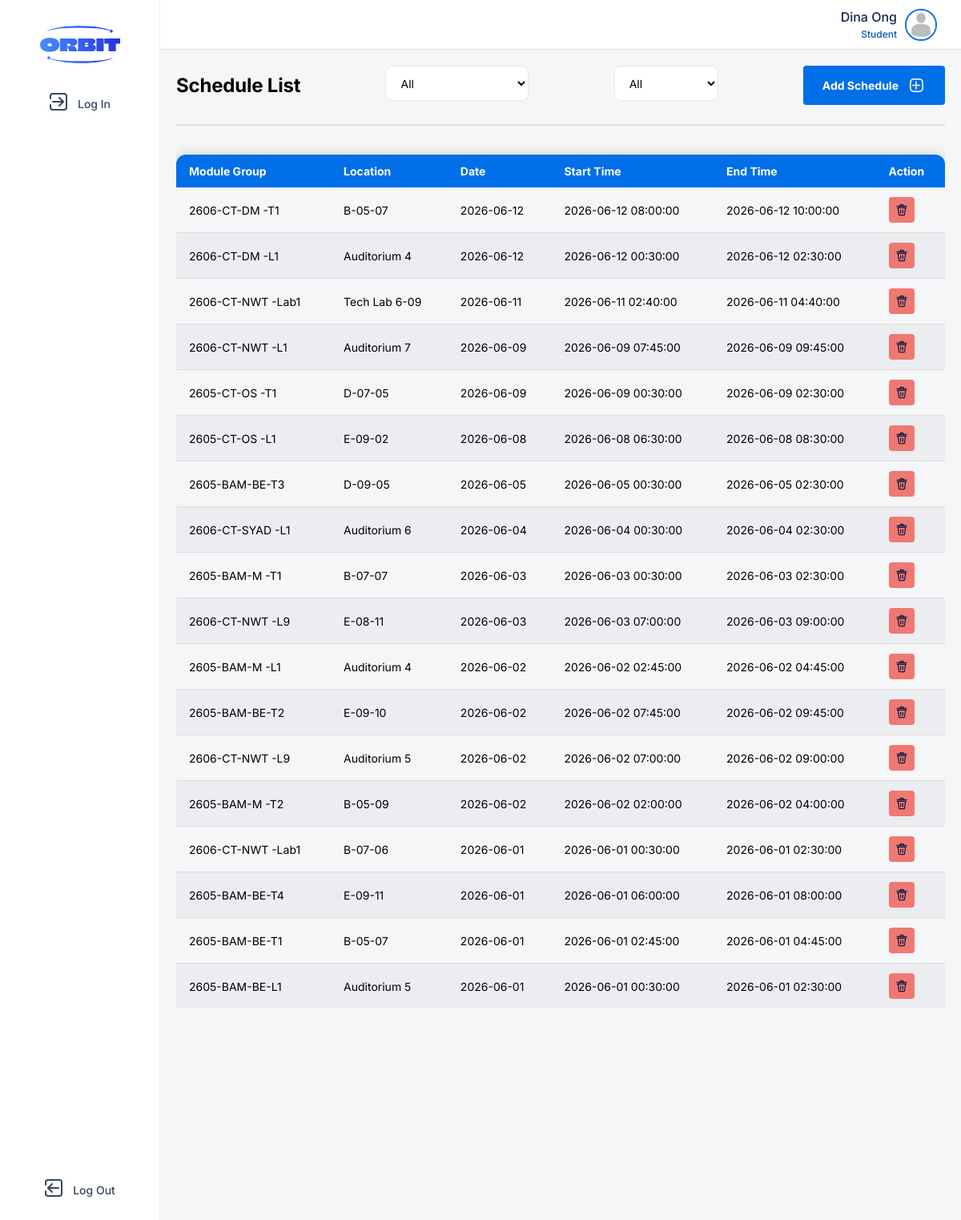
Page /client/src/pages/schedule-management/dashboard.php (signed in) on the committed database.
### tables this page shows
CREATE TABLE IF NOT EXISTS `user` (
  `user_id` int NOT NULL AUTO_INCREMENT,
  `name` varchar(255) NOT NULL,
  `password` varchar(255) NOT NULL,
  `email` varchar(50) NOT NULL,
  `phone` varchar(15) NOT NULL,
  `picture` varchar(50) DEFAULT NULL,
  `role` varchar(20) NOT NULL,
  PRIMARY KEY (`user_id`)
);

CREATE TABLE IF NOT EXISTS `schedule` (
  `schedule_id` int NOT NULL AUTO_INCREMENT,
  `module_group_id` varchar(25) NOT NULL,
  `classroom_id` int NOT NULL,
  `start_time` timestamp NOT NULL,
  `end_time` timestamp NOT NULL,
  `date` date NOT NULL,
  PRIMARY KEY (`schedule_id`),
  KEY `module_group_id` (`module_group_id`),
  KEY `classroom_id` (`classroom_id`)
);

CREATE TABLE IF NOT EXISTS `location` (
  `location_id` varchar(20) NOT NULL,
  `name` varchar(255) NOT NULL,
  `floor` varchar(4) NOT NULL,
  `type` varchar(50) NOT NULL,
  PRIMARY KEY (`location_id`)
);

### server/models/user.php (called while the page is built, shortened)
<?php
class User {
    private $connection;
    public function __construct($database) {
        $this->connection = $database;
    }
    public function getUser($userID):array {
        $result = [
            "error" => True,
            "id" => $userID,
            "name" => "",
            "password" => "",
            "email" => "",
            "phone" => "",
            "picture" => "",
            "role" => ""
        ];
        $sql = "SELECT * FROM user WHERE user_id = $userID;";
        $statement = mysqli_query($this->connection, $sql);
        $user = mysqli_fetch_array($statement);
        if ($user) {
            $result["error"] = False;
            $result["name"] = $user["name"];
            $result["password"] = $user["password"];
            $result["email"] = $user["email"];
            $result["phone"] = $user["phone"];
            $result["picture"] = $user["picture"];
            $result["role"] = $user["role"];
        }
        return $result;
    }
}
?>

### server/controllers/manage-user.php (called while the page is built, shortened)
<?php
require_once ROOT.MODELS.'/user.php';
class ManageUser {
    private $userEditor;
    private $studentEditor;
    public function __construct() {
        global $connect;
        $this->userEditor = new User($connect);
        $this->studentEditor = new Student($connect);
    }
    public function get($id):array {
        $result = [
            "error" => True,
        ];
        $user = $this->userEditor->getUser($id);
        $result["error"] = $user["error"];
        if ($result["error"]) {
            return $result;
        } else {
            $result["userID"] = $user["id"];
            $result["name"] = $user["name"];
            $result["password"] = $user["password"];
            $result["email"] = $user["email"];
            $result["phone"] = $user["phone"];
            $result["picture"] = $user["picture"];
            $result["role"] = $user["role"];
            $role = $user["role"];
        }
        switch ($role) {
            case "Student":
                $student = $this->studentEditor->getStudent($id);
                $result["error"] = $student["error"];
                if (!$result["error"]) {
                    $result["studentID"] = $student["studentID"];
                    $result["status"] = $student["status"];
                    $result["intakeID"] = $student["intakeID"];
                    $result["programme"] = $student["programme"];
                }
                break;
        }
        return $result;
    }
}
?>

### server/routes/user-management-route.php (called while the page is built, shortened)
<?php
require_once ROOT.CONTROLLERS.'/manage-user.php';
$manageUser = new ManageUser();
function getUser($id) {
    global $manageUser;
    $data = $manageUser->get($id);
    return $data;
}
?>

### server/controllers/schedule-controller.php (called while the page is built, shortened)
<?php
require_once ROOT . CONTROLLERS . '/manage-user.php';
class ScheduleController {
    private $connection;
    public function __construct() {
        global $connect;
        $this->connection = $connect;
    }
    public function getScheduleList($filter) {
        if ($filter['intakeID'] === $filter['week'] && $filter['intakeID'] === "All") {
            $sql = "SELECT * FROM schedule s
                    LEFT JOIN classroom c ON s.classroom_id = c.classroom_id
                    LEFT JOIN location l ON l.location_id = c.location_id
                    ORDER BY date DESC";
        }
        $statement = mysqli_query($this->connection, $sql);
        $result = [];
        while ($schedule = mysqli_fetch_array($statement)) {
            $result[] = [
                "scheduleID" => $schedule['schedule_id'],
                "moduleGroupID" => $schedule['module_group_id'],
                "locationID" => $schedule["location_id"],
                "location" => $schedule["name"],
                "startTime" => $schedule["start_time"],
                "endTime" => $schedule["end_time"],
                "date" => $schedule["date"]
            ];
        }
        return $result;
    }
}
?>

### server/routes/schedule-management-route.php (called while the page is built, shortened)
<?php
require_once ROOT . CONTROLLERS . '/schedule-controller.php';
$scheduleController = new ScheduleController();
function getScheduleList($input) {
    global $scheduleController;
    return $scheduleController->getScheduleList($input);
}
?>

### client/src/features/schedule-management/schedule-component.php (the view, shortened to what this page needs)
<?php
function renderScheduleTable($scheduleList, $intakeID, $week)
{
?>
    <div class="table-container">
    <table class="users-table">
        <thead>
            <tr>
                <th>Module Group</th>
                <th>Location</th>
                <th>Date</th>
                <th>Start Time</th>
                <th>End Time</th>
                <th>Action</th>
            </tr>
        </thead>
        <tbody>
            <?php foreach ($scheduleList as $schedule):
            ?>
                <tr>
                    <td><?php echo $schedule['moduleGroupID']; ?></td>
                    <td><?php echo $schedule['location']; ?></td>
                    <td><?php echo $schedule['date']; ?></td>
                    <td><?php echo $schedule['startTime']; ?></td>
                    <td><?php echo $schedule['endTime']; ?></td>
                    <td>
                        <form class="actions" method="post" action="<?php echo SERVICES ?>/manage-schedule-service.php">
                            <button class="action-btn" id="delete-btn" name="deleteSchedule" type="submit">
                            </button>
                        </form>
                    </td>
                </tr>
            <?php endforeach; ?>
        </tbody>
    </table>
    </div>
<?php
}
?>

### client/src/shared/navigation-bar/admin-nav-bar.php (shortened to what this page needs)
<?php
function renderNavItem($name, $iconFilename, $link, $pageId)
{
    $activeClass = (isset($_SESSION['currentPage']) && $_SESSION['currentPage'] == $pageId) ? 'active' : '';
    echo "<li class='nav-item {$activeClass}' id='{$pageId}'>";
    echo "<a href='{$link}'>";
    echo "<div class='icon'>";
    echo "</div>";
    echo "<span>{$name}</span>";
    echo "</a>";
    echo "</li>";
}
function renderNavBar()
{
    $userRole = $_SESSION['role'] ?? 'guest';
    echo '<div class="nav-bar">';
    echo '<div class="logo-wrapper">';
    echo '<img class="logo" src="' . ASSETS . '/icons/orbit-logo.svg" alt="Orbit Logo">';
    echo '</div>';
    echo '<div class="nav-wrapper">';
    echo '<ul class="nav-list">';
    switch ($userRole) {
        default:
            renderNavItem('Log In', 'login-square-icon.svg', PAGES . '/login/login-page.php', 'login');
            break;
    }
    echo '</ul>';
    echo '</div>';
    if ($userRole !== 'guest') {
        echo '<ul class="nav-list logout-section">';
        echo '</ul>';
    }
    echo '</div>';
}
function renderContentTopBar($name, $role, $profileImg = UPLOADS . '/default-profile.png') {
    echo '<div class="top-bar">';
    echo '<div class="profile" onClick="openModal(\'userProfileView\')">';
    echo '<div class="name-and-role">';
    echo '<span class="username">' . htmlspecialchars($name) . '</span>';
    echo '<span class="role">' . htmlspecialchars($role) . '</span>';
    echo '</div>';
    echo '<div class="profile-img-container">';
    echo '<img src="' . $profileImg . '" alt="Profile Image" class="profile-img">';
    echo '</div>';
    echo '</div>';
    echo '</div>';
}
?>

### client/src/styles/global.css (style rules this page uses)
*, *::before, *::after { margin: 0; padding: 0; box-sizing: border-box; font-family: "Inter", sans-serif; }

### client/src/styles/modal.css (style rules this page uses)
:root { --text-highlight: #007aff; --link-hover: #0057b5; --heading-2-color: #354764; --heading-color: #091e42; --id-bg-text: #dfe2e6; --id-text: #4a4a4b; --light-shadow: rgba(0, 0, 0, 0.1); --overlay-bg: rgba(0, 0, 0, 0.2); --profile-border: #007aff; }

### client/src/styles/admin-nav-bar.css (style rules this page uses)
.nav-bar { display: flex; position: sticky; top: 0px; left: 0px; flex-direction: column; align-items: center; height: 100vh; width: fit-content; min-width: 200px; padding: 32px 16px; background: white; border-right: 1px solid #f0f0f0; z-index: 999; }
.logo { width: 100px; height: auto; flex-shrink: 0; aspect-ratio: 135/64; }
.icon { width: 24px; height: auto; aspect-ratio: 1/1; }
.nav-wrapper { flex: 1; display: flex; flex-direction: column; margin-top: 24px; }
.nav-list { padding: 0; margin: 0; list-style: none; display: flex; flex-direction: column; gap: 8px; }
.nav-item { list-style: none; list-style-type: none; }
.nav-item a { display: flex; padding: 8px 12px; align-items: center; gap: 12px; align-self: stretch; border-radius: var(--Container-corner-radius, 4px); text-decoration: none; color: var(--Foundation-Neutral-N600, #354764); font-family: Inter; font-size: 14px; font-style: normal; font-weight: 500; line-height: 20px; transition: 0.1s; }

### client/src/styles/admin-top-bar.css (style rules this page uses)
body { background-color: #F5F6F7; }
.top-bar { position: fixed; top: 0; left: 0; width: 100%; height: 62px; display: flex; flex-direction: column; justify-content: center; padding: 0px 20px; align-items: flex-end; gap: 20px; border-bottom: 0.5px solid rgba(0, 0, 0, 0.1); background: #fff; }
.profile { display: flex; flex-direction: row; align-items: center; justify-content: flex-end; padding: 10px; gap: 10px; cursor: pointer; border-radius: 4px; transition: 0.2s ease; }
.profile-img-container { width: 40px; height: 40px; flex-shrink: 0; }
.profile-img { width: 100%; height: 100%; border-radius: 50%; object-fit: cover; border: 2px solid var(--Foundation-Blue-blue-600, #006fe8); }
.name-and-role { display: flex; flex-direction: column; align-items: flex-end; gap: 4px; }
.username { color: var(--Foundation-Neutral-N800, #15294b); text-align: center; font-family: Inter; font-size: 16px; font-style: normal; font-weight: 500; line-height: normal; }
.role { color: var(--Foundation-Blue-blue-700, #0057b5); text-align: center; font-family: Inter; font-size: 12px; font-style: normal; font-weight: 500; line-height: normal; }

### client/src/styles/manage-users.css (style rules this page uses)
.table-container { align-self: stretch; max-height: 70vh; overflow: auto; }
.users-table { width: 100%; margin: 12px 0; min-width: 600px; border-collapse: collapse; border-radius: 12px 12px 0 0; overflow: hidden; box-shadow: 0 0 20px rgba(0, 0, 0, 0.15); }
.users-table thead tr { background: #006fe8; color: white; display: table-row; font-weight: bold; text-align: left; font-size: 0.875rem; font-weight: 600; }
.users-table th, .users-table td { padding: 12px 16px; text-align: left; }
.users-table td { vertical-align: middle; font-size: 0.875rem; font-weight: 400; }
.users-table tbody tr { border-bottom: 1px solid #ddd; transition: 0.2s ease-out; }
.users-table tbody tr:nth-of-type(even) { background-color: #ebedf0; }
.users-table tbody tr:last-of-type { border-bottom: 2px solid #006fe8; }
.actions { display: flex; align-items: center; gap: 10px; flex-shrink: 0; }
.action-btn { border: none; border-radius: 4px; display: flex; padding: 8px; align-items: center; gap: 10px; transition: 0.2s ease-out; }
#delete-btn { background: var(--Foundation-Red-red-300, #f07872); }

### client/src/styles/form.css (style rules this page uses)
:root { --primary-blue: #2563eb; --bg-subtle: rgba(245, 246, 247, 0.8); --border-color: #e2e8f0; --text-main: #1e293b; --text-muted: #64748b; }

### rows in the picture
user: role "Student"
schedule: module_group "2606-CT-DM -T1", location.name "B-05-07", date "2026-06-12", start_time "2026-06-12 08:00:00", end_time "2026-06-12 10:00:00"
schedule: module_group "2606-CT-DM -L1", location.name "Auditorium 4", date "2026-06-12", start_time "2026-06-12 00:30:00", end_time "2026-06-12 02:30:00"
schedule: module_group "2606-CT-NWT -Lab1", location.name "Tech Lab 6-09", date "2026-06-11", start_time "2026-06-11 02:40:00", end_time "2026-06-11 04:40:00"
schedule: module_group "2606-CT-NWT -L1", location.name "Auditorium 7", date "2026-06-09", start_time "2026-06-09 07:45:00", end_time "2026-06-09 09:45:00"
schedule: module_group "2605-CT-OS -T1", location.name "D-07-05", date "2026-06-09", start_time "2026-06-09 00:30:00", end_time "2026-06-09 02:30:00"
schedule: module_group "2605-CT-OS -L1", location.name "E-09-02", date "2026-06-08", start_time "2026-06-08 06:30:00", end_time "2026-06-08 08:30:00"
schedule: module_group "2605-BAM-BE-T3", location.name "D-09-05", date "2026-06-05", start_time "2026-06-05 00:30:00", end_time "2026-06-05 02:30:00"
schedule: module_group "2606-CT-SYAD -L1", location.name "Auditorium 6", date "2026-06-04", start_time "2026-06-04 00:30:00", end_time "2026-06-04 02:30:00"
schedule: module_group "2605-BAM-M -T1", location.name "B-07-07", date "2026-06-03", start_time "2026-06-03 00:30:00", end_time "2026-06-03 02:30:00"
schedule: module_group "2606-CT-NWT -L9", location.name "E-08-11", date "2026-06-03", start_time "2026-06-03 07:00:00", end_time "2026-06-03 09:00:00"
schedule: module_group "2605-BAM-M -L1", location.name "Auditorium 4", date "2026-06-02", start_time "2026-06-02 02:45:00", end_time "2026-06-02 04:45:00"
schedule: module_group "2605-BAM-BE-T2", location.name "E-09-10", date "2026-06-02", start_time "2026-06-02 07:45:00", end_time "2026-06-02 09:45:00"
schedule: module_group "2606-CT-NWT -L9", location.name "Auditorium 5", date "2026-06-02", start_time "2026-06-02 07:00:00", end_time "2026-06-02 09:00:00"
schedule: module_group "2605-BAM-M -T2", location.name "B-05-09", date "2026-06-02", start_time "2026-06-02 02:00:00", end_time "2026-06-02 04:00:00"
schedule: module_group "2606-CT-NWT -Lab1", location.name "B-07-06", date "2026-06-01", start_time "2026-06-01 00:30:00", end_time "2026-06-01 02:30:00"
schedule: module_group "2605-BAM-BE-T4", location.name "E-09-11", date "2026-06-01", start_time "2026-06-01 06:00:00", end_time "2026-06-01 08:00:00"
schedule: module_group "2605-BAM-BE-T1", location.name "B-05-07", date "2026-06-01", start_time "2026-06-01 02:45:00", end_time "2026-06-01 04:45:00"
schedule: module_group "2605-BAM-BE-L1", location.name "Auditorium 5", date "2026-06-01", start_time "2026-06-01 00:30:00", end_time "2026-06-01 02:30:00"

### other values in the picture
$name "Log In Log Out"
$name "Dina Ong"
